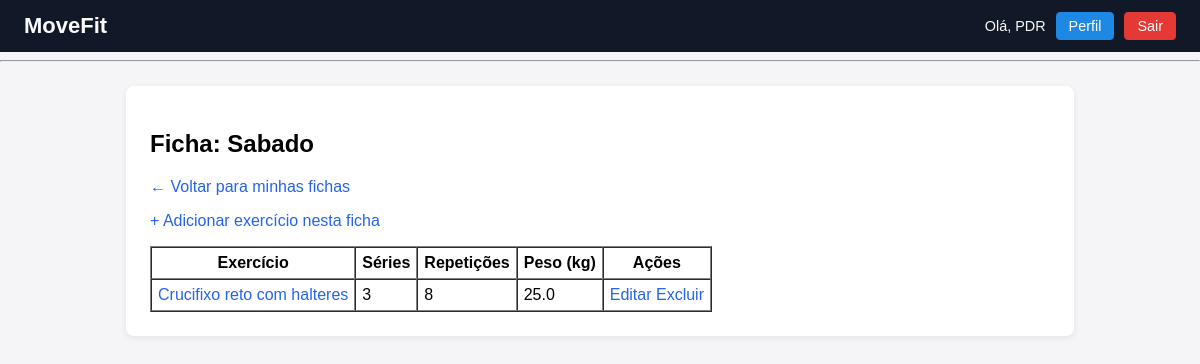
/treino/fichas/4/ (signed in), run on an earlier commit of the app's database.
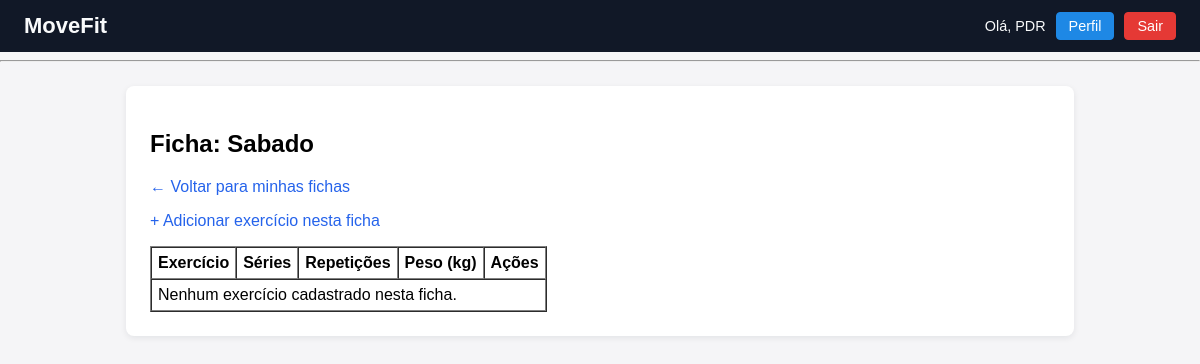
And on a later commit of the database.
### treino_app/models.py (models this page shows, shortened)
class ItemFicha(models.Model):
    ficha = models.ForeignKey(FichaTreino, related_name="itens", on_delete=models.CASCADE)
    exercicio = models.ForeignKey(Exercicio, on_delete=models.CASCADE)
    series = models.PositiveIntegerField()
    repeticoes = models.PositiveIntegerField()
    peso = models.FloatField()

class Exercicio(models.Model):
    nome = models.CharField(max_length=200)
    gif_url = models.URLField(blank=True)

### treino_app/views.py (the view)
# urls.py: path('fichas/<int:ficha_id>/', views.ficha_detalhe, name='ficha_detalhe'),
@login_required
def ficha_detalhe(request, ficha_id):
    ficha = get_object_or_404(
        FichaTreino,
        id=ficha_id,
        usuario=request.user
    )
    itens = ItemFicha.objects.filter(ficha=ficha).select_related('exercicio')
    context = {
        'ficha': ficha,
        'itens': itens,
    }
    return render(request, 'treino/ficha_detalhe.html', context)

### treino_app/templates/treino/ficha_detalhe.html (shortened to what this page needs)
{% extends "base.html" %}
{% block content %}
<h2>Ficha: {{ ficha.nome }}</h2>
<p>
    <a href="{% url 'fichas_list' %}">&larr; Voltar para minhas fichas</a>
</p>
<p>
    <a href="{% url 'adicionar_item_ficha' ficha.id %}">
        + Adicionar exercício nesta ficha
    </a>
</p>
<table border="1" cellpadding="6" cellspacing="0">
    <thead>
        <tr>
            <th>Exercício</th>
            <th>Séries</th>
            <th>Repetições</th>
            <th>Peso (kg)</th>
            <th>Ações</th>
        </tr>
    </thead>
    <tbody>
        {% for item in itens %}
        <tr>
            <td>
                {% if item.exercicio.gif_url %}
                    <a href="#"
                       onclick="openGifModal('{{ item.exercicio.gif_url }}', '{{ item.exercicio.nome }}'); return false;">
                        {{ item.exercicio.nome }}
                    </a>
                {% else %}
                    {{ item.exercicio.nome }}
                {% endif %}
            </td>
            <td>{{ item.series }}</td>
            <td>{{ item.repeticoes }}</td>
            <td>{{ item.peso }}</td>
            <td>
                <a href="{% url 'editar_item_ficha' item.id %}">Editar</a>
                <a href="{% url 'excluir_item_ficha' item.id %}">Excluir</a>
            </td>
        </tr>
        {% empty %}
        <tr>
            <td colspan="5">Nenhum exercício cadastrado nesta ficha.</td>
        </tr>
        {% endfor %}
    </tbody>
</table>
{% endblock %}

What changed in the data, as far as the page shows it:
removed ItemFicha: exercicio.nome "Crucifixo reto com halteres", series "3", repeticoes "8", peso "25.0"
Also different on the page:
text now shown: "Nenhum exercício cadastrado nesta ficha."
